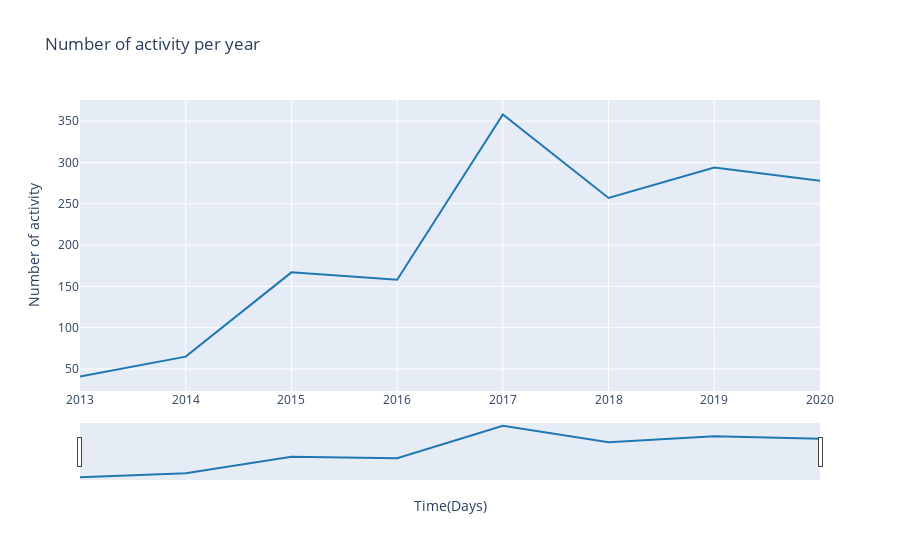

Here is the notebook cell this chart was saved with:
### Markdown cell above
convert data to be able to create a radar plot

### Code cell
df =  data_strava.groupby("year").sum()
df.reset_index(inplace=True)

fig = go.Figure([
    go.Scatter(
        name='activity_count',
        x=df['year'],
        y=df['activity_count'],
        mode='lines',
        line=dict(color='rgb(31, 119, 180)'),
    )
])
fig.update_layout(
    yaxis_title='Number of activity',
    title='Number of activity per year',
    xaxis_title = 'Time(Days)',
    hovermode="x"
)

fig.update_xaxes(rangeslider_visible=True)

fig.show()

### Figure 1 — Plotly figure (JSON) as saved in the notebook; plotly's stock layout.template omitted (floating-point values rounded to 4 significant figures)
{"data": [{"line": {"color": "rgb(31, 119, 180)"}, "mode": "lines", "name": "activity_count", "type": "scatter", "x": [" 2013", " 2014", " 2015", " 2016", " 2017", " 2018", " 2019", " 2020"], "y": [41, 65, 167, 158, 358, 257, 294, 278]}], "layout": {"hovermode": "x", "title": {"text": "Number of activity per year"}, "xaxis": {"rangeslider": {"visible": true}, "title": {"text": "Time(Days)"}}, "yaxis": {"title": {"text": "Number of activity"}}}}
